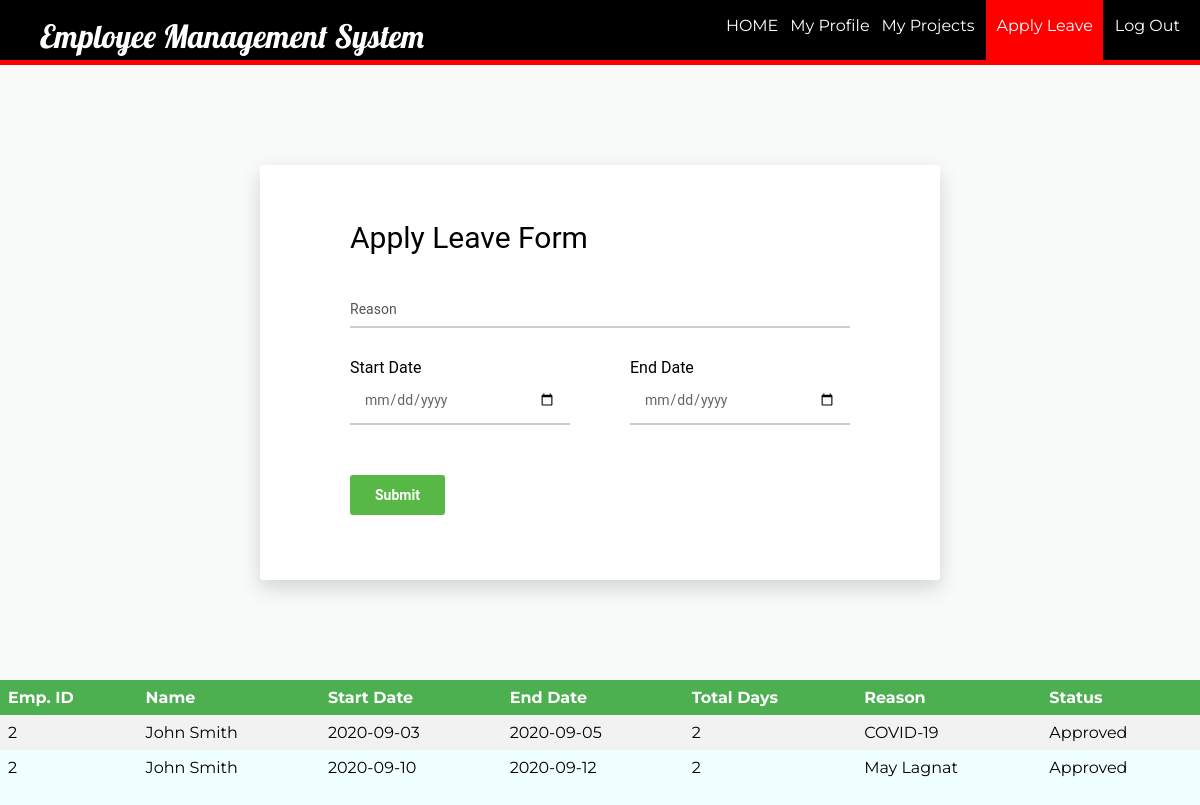
The app's page /Employee_Management_System/applyleave.php?id=2 with its own data.
### tables this page shows
CREATE TABLE `employee_leave` (
  `id` int(11) DEFAULT NULL,
  `token` int(11) NOT NULL,
  `start` date DEFAULT NULL,
  `end` date DEFAULT NULL,
  `reason` char(100) DEFAULT NULL,
  `status` char(50) DEFAULT NULL
);

CREATE TABLE `employee` (
  `id` int(11) NOT NULL,
  `firstName` varchar(100) NOT NULL,
  `lastName` varchar(100) NOT NULL,
  `email` varchar(100) NOT NULL,
  `password` text NOT NULL,
  `birthday` date NOT NULL,
  `gender` varchar(10) NOT NULL,
  `contact` varchar(20) NOT NULL,
  `nid` int(20) NOT NULL,
  `address` varchar(100) DEFAULT NULL,
  `dept` varchar(100) NOT NULL,
  `degree` varchar(100) NOT NULL,
  `pic` text NOT NULL
);

### Employee_Management_System/applyleave.php (the view, shortened to what this page needs)
<?php
	$id = (isset($_GET['id']) ? $_GET['id'] : '');
	require_once ('process/dbh.php');
?>
<html>
<head>
	<link rel="stylesheet" type="text/css" href="styleapply.css">
</head>
<body bgcolor="#F0FFFF">
	<header>
		<nav>
			<h1>Employee Management System</h1>
			<ul id="navli">
				<li><a class="homeblack" href="eloginwel.php?id=<?php echo $id?>"">HOME</a></li>
				<li><a class="homeblack" href="myprofile.php?id=<?php echo $id?>"">My Profile</a></li>
				<li><a class="homeblack" href="empproject.php?id=<?php echo $id?>"">My Projects</a></li>
				<li><a class="homered" href="applyleave.php?id=<?php echo $id?>"">Apply Leave</a></li>
				<li><a class="homeblack" href="elogin.html">Log Out</a></li>
			</ul>
		</nav>
	</header>
	<div class="divider"></div>
	<div class="page-wrapper bg-blue p-t-100 p-b-100 font-robo">
        <div class="wrapper wrapper--w680">
            <div class="card card-1">
                <div class="card-body">
                    <h2 class="title">Apply Leave Form</h2>
                    <form action="process/applyleaveprocess.php?id=<?php echo $id?>" method="POST">
                        <div class="input-group">
                            <input class="input--style-1" type="text" placeholder="Reason" name="reason">
                        </div>
                        <div class="row row-space">
                            <div class="col-2">
                            	<p>Start Date</p>
                                <div class="input-group">
                                    <input class="input--style-1" type="date" placeholder="start" name="start">
                                </div>
                            </div>
                            <div class="col-2">
                            	<p>End Date</p>
                                <div class="input-group">
                                    <input class="input--style-1" type="date" placeholder="end" name="end">
                                </div>
                            </div>
                        </div>
                        <div class="p-t-20">
                            <button class="btn btn--radius btn--green" type="submit">Submit</button>
                        </div>
                    </form>
                </div>
            </div>
        </div>
    </div>
	<table>
			<tr>
				<th align = "center">Emp. ID</th>
				<th align = "center">Name</th>
				<th align = "center">Start Date</th>
				<th align = "center">End Date</th>
				<th align = "center">Total Days</th>
				<th align = "center">Reason</th>
				<th align = "center">Status</th>
			</tr>
			<?php
				$sql = "Select employee.id, employee.firstName, employee.lastName, employee_leave.start, employee_leave.end, employee_leave.reason, employee_leave.status From employee, employee_leave Where employee.id = $id and employee_leave.id = $id order by employee_leave.token";
				$result = mysqli_query($conn, $sql);
				while ($employee = mysqli_fetch_assoc($result)) {
					$date1 = new DateTime($employee['start']);
					$date2 = new DateTime($employee['end']);
					$interval = $date1->diff($date2);
					echo "<tr>";
					echo "<td>".$employee['id']."</td>";
					echo "<td>".$employee['firstName']." ".$employee['lastName']."</td>";
					echo "<td>".$employee['start']."</td>";
					echo "<td>".$employee['end']."</td>";
					echo "<td>".$interval->days."</td>";
					echo "<td>".$employee['reason']."</td>";
					echo "<td>".$employee['status']."</td>";
				}
			?>
		</table>
</body>
</html>

### Employee_Management_System/styleapply.css (style rules this page uses)
body { margin: 0px; }
header { background: black; color: white; padding: 16px 20px 6px 40px; height: 60px; }
header h1 { display: inline; font-family: 'Lobster', cursive; font-weight: 400; font-size: 32px; float: left; margin-top: 0px; margin-right: 10px; }
nav ul { display: inline; padding: 0px; float: right; }
nav ul li { display: inline-block; list-style-type: none; color: white; float: left; margin-left: 12px; }
nav ul li a { color: white; text-decoration: none; }
#navli { font-family: 'Montserrat', sans-serif; }
.homered { background-color: red; padding: 30px 10px 25px 10px; }
.divider { background-color: red; height: 5px; }
.font-robo { font-family: "Roboto", "Arial", "Helvetica Neue", sans-serif; }
.row { display: -webkit-box; display: -webkit-flex; display: -moz-box; display: -ms-flexbox; display: flex; -webkit-flex-wrap: wrap; -ms-flex-wrap: wrap; flex-wrap: wrap; }
.row-space { -webkit-box-pack: justify; -webkit-justify-content: space-between; -moz-box-pack: justify; -ms-flex-pack: justify; justify-content: space-between; }
.col-2 { width: -webkit-calc((100% - 60px) / 2); width: -moz-calc((100% - 60px) / 2); width: calc((100% - 60px) / 2); }
html { -webkit-box-sizing: border-box; -moz-box-sizing: border-box; box-sizing: border-box; }
* { padding: 0; margin: 0; }
*, *:before, *:after { -webkit-box-sizing: inherit; -moz-box-sizing: inherit; box-sizing: inherit; }
h1, h2, h3, h4, h5, h6, blockquote, p, pre, dl, dd, ol, ul, figure, hr, fieldset, legend { margin: 0; padding: 0; }
table { border-collapse: collapse; border-spacing: 0; }
button { outline: none; background: none; border: none; }
.page-wrapper { min-height: 100; }
h1, h2, h3, h4, h5, h6 { font-weight: 400; }
h1 { font-size: 36px; }
h2 { font-size: 30px; }
.bg-blue { background: #F8F9F9; }
.p-t-100 { padding-top: 100px; }
.p-t-20 { padding-top: 20px; }
.p-b-100 { padding-bottom: 100px; }
.wrapper { margin: 0 auto; }
.wrapper--w680 { max-width: 680px; }
.btn { line-height: 40px; display: inline-block; padding: 0 25px; cursor: pointer; font-family: "Roboto", "Arial", "Helvetica Neue", sans-serif; color: #fff; -webkit-transition: all 0.4s ease; -o-transition: all 0.4s ease; -moz-transition: all 0.4s ease; transition: all 0.4s ease; font-size: 14px; font-weight: 700; }
.btn--radius { -webkit-border-radius: 3px; -moz-border-radius: 3px; border-radius: 3px; }
.btn--green { background: #57b846; }
input[type="date" i] { padding: 14px; }
input { outline: none; margin: 0; border: none; -webkit-box-shadow: none; -moz-box-shadow: none; box-shadow: none; width: 100%; font-size: 14px; font-family: inherit; }
.input-group { position: relative; margin-bottom: 30px; border-bottom: 2px solid #ccc; }
.input--style-1 { padding: 9px 0; color: #666; }
.title { margin-bottom: 37px; }
.card { overflow: hidden; -webkit-border-radius: 3px; -moz-border-radius: 3px; border-radius: 3px; background: #fff; }
.card-1 { -webkit-box-shadow: 0px 8px 20px 0px rgba(0, 0, 0, 0.15); -moz-box-shadow: 0px 8px 20px 0px rgba(0, 0, 0, 0.15); box-shadow: 0px 8px 20px 0px rgba(0, 0, 0, 0.15); }
.card-1 .card-body { padding: 0 90px; padding-top: 55px; padding-bottom: 65px; }
table { margin: 0px; margin-bottom: 100px; border-collapse: collapse; width: 100%; font-family: 'Montserrat', sans-serif; }
th, td { text-align: left; padding: 8px; }
tr:nth-child(even) { background-color: #f2f2f2 }
th { background-color: #4CAF50; color: white; }

### records on screen
employee_leave: id "2", id.firstName "John", id.lastName "Smith", start "2020-09-03", end "2020-09-05", start+end "2", reason "COVID-19", status "Approved"
employee_leave: id "2", id.firstName "John", id.lastName "Smith", start "2020-09-10", end "2020-09-12", start+end "2", reason "May Lagnat", status "Approved"
